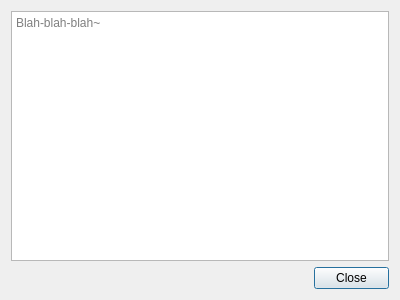
<?xml version="1.0" encoding="UTF-8"?>
<ui version="4.0">
 <class>help_dialog</class>
 <widget class="QDialog" name="help_dialog">
  <property name="windowModality">
   <enum>Qt::NonModal</enum>
  </property>
  <property name="geometry">
   <rect>
    <x>0</x>
    <y>0</y>
    <width>400</width>
    <height>300</height>
   </rect>
  </property>
  <property name="contextMenuPolicy">
   <enum>Qt::NoContextMenu</enum>
  </property>
  <property name="windowTitle">
   <string>Help</string>
  </property>
  <property name="windowIcon">
   <iconset>
    <normaloff>images/passkey.png</normaloff>images/passkey.png</iconset>
  </property>
  <property name="modal">
   <bool>false</bool>
  </property>
  <layout class="QVBoxLayout" name="verticalLayout">
   <item>
    <widget class="QTextBrowser" name="help_field">
     <property name="placeholderText">
      <string>Blah-blah-blah~</string>
     </property>
    </widget>
   </item>
   <item>
    <layout class="QHBoxLayout" name="horizontalLayout">
     <item>
      <spacer name="horizontalSpacer">
       <property name="orientation">
        <enum>Qt::Horizontal</enum>
       </property>
       <property name="sizeHint" stdset="0">
        <size>
         <width>40</width>
         <height>20</height>
        </size>
       </property>
      </spacer>
     </item>
     <item>
      <widget class="QPushButton" name="close_button">
       <property name="maximumSize">
        <size>
         <width>75</width>
         <height>16777215</height>
        </size>
       </property>
       <property name="text">
        <string>Close</string>
       </property>
      </widget>
     </item>
    </layout>
   </item>
  </layout>
 </widget>
 <resources/>
 <connections/>
</ui>
